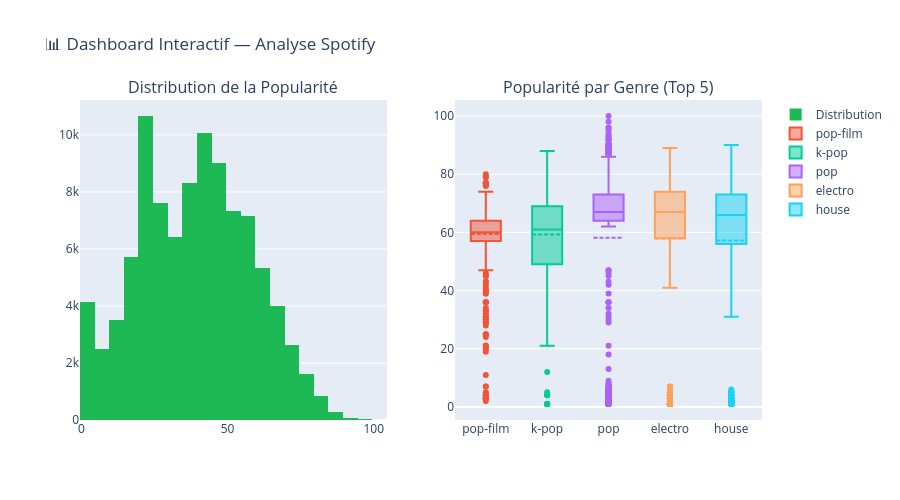

The notebook cell saved with this chart:
### Code cell
# ============================================================
# GRAPHIQUE 3 — Dashboard combiné (2 graphiques en 1)
# Distribution de la popularité + Boxplot par genre
# ============================================================

fig3 = make_subplots(
    rows=1, cols=2,
    subplot_titles=[
        "Distribution de la Popularité",
        "Popularité par Genre (Top 5)"
    ]
)

# Histogramme
fig3.add_trace(
    go.Histogram(
        x=df['popularity'],
        nbinsx=30,
        marker_color='#1DB954',
        name='Distribution'
    ),
    row=1, col=1
)

# Boxplot
for genre in top5_genres:
    fig3.add_trace(
        go.Box(
            y=df[df['track_genre'] == genre]['popularity'],
            name=genre,
            boxmean=True
        ),
        row=1, col=2
    )

fig3.update_layout(
    height=500,
    title_text="📊 Dashboard Interactif — Analyse Spotify",
    showlegend=True
)
fig3.show()

### Figure 1 — Plotly figure (JSON) as saved in the notebook; plotly's stock layout.template omitted (floating-point values rounded to 4 significant figures; data arrays with more than 128 entries replaced by an {"elided": "..."} marker saying what was removed)
{"data": [{"marker": {"color": "#1DB954"}, "name": "Distribution", "nbinsx": 30, "type": "histogram", "x": {"elided": "97270 int values"}, "xaxis": "x", "yaxis": "y"}, {"boxmean": true, "name": "pop-film", "type": "box", "xaxis": "x2", "y": {"elided": "997 int values"}, "yaxis": "y2"}, {"boxmean": true, "name": "k-pop", "type": "box", "xaxis": "x2", "y": {"elided": "956 int values"}, "yaxis": "y2"}, {"boxmean": true, "name": "pop", "type": "box", "xaxis": "x2", "y": {"elided": "818 int values"}, "yaxis": "y2"}, {"boxmean": true, "name": "electro", "type": "box", "xaxis": "x2", "y": {"elided": "623 int values"}, "yaxis": "y2"}, {"boxmean": true, "name": "house", "type": "box", "xaxis": "x2", "y": {"elided": "597 int values"}, "yaxis": "y2"}], "layout": {"annotations": [{"font": {"size": 16}, "showarrow": false, "text": "Distribution de la Popularité", "x": 0.225, "xanchor": "center", "xref": "paper", "y": 1, "yanchor": "bottom", "yref": "paper"}, {"font": {"size": 16}, "showarrow": false, "text": "Popularité par Genre (Top 5)", "x": 0.775, "xanchor": "center", "xref": "paper", "y": 1, "yanchor": "bottom", "yref": "paper"}], "height": 500, "showlegend": true, "title": {"text": "📊 Dashboard Interactif — Analyse Spotify"}, "xaxis": {"anchor": "y", "domain": [0, 0.45]}, "xaxis2": {"anchor": "y2", "domain": [0.55, 1]}, "yaxis": {"anchor": "x", "domain": [0, 1]}, "yaxis2": {"anchor": "x2", "domain": [0, 1]}}}
